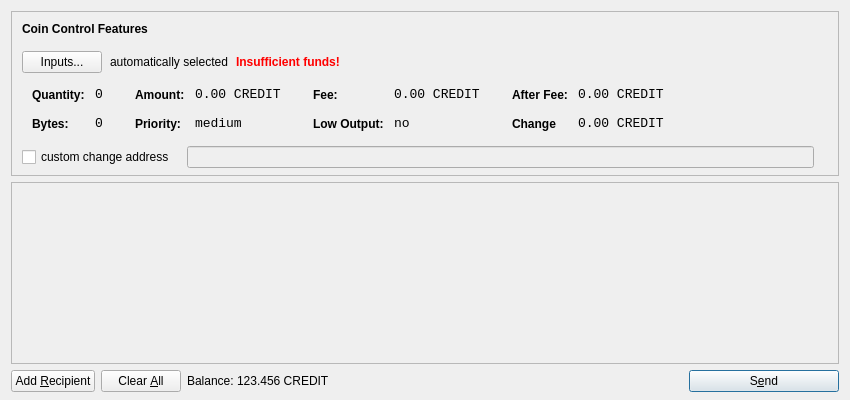
<?xml version="1.0" encoding="UTF-8"?>
<ui version="4.0">
 <class>SendCoinsDialog</class>
 <widget class="QDialog" name="SendCoinsDialog">
  <property name="geometry">
   <rect>
    <x>0</x>
    <y>0</y>
    <width>850</width>
    <height>400</height>
   </rect>
  </property>
  <property name="windowTitle">
   <string>Send Coins</string>
  </property>
  <layout class="QVBoxLayout" name="verticalLayout" stretch="0,1,0">
   <property name="bottomMargin">
    <number>8</number>
   </property>
   <item>
    <widget class="QFrame" name="frameCoinControl">
     <property name="sizePolicy">
      <sizepolicy hsizetype="Expanding" vsizetype="Expanding">
       <horstretch>0</horstretch>
       <verstretch>0</verstretch>
      </sizepolicy>
     </property>
     <property name="maximumSize">
      <size>
       <width>16777215</width>
       <height>16777215</height>
      </size>
     </property>
     <property name="frameShape">
      <enum>QFrame::StyledPanel</enum>
     </property>
     <property name="frameShadow">
      <enum>QFrame::Sunken</enum>
     </property>
     <layout class="QVBoxLayout" name="verticalLayoutCoinControl2">
      <property name="spacing">
       <number>-1</number>
      </property>
      <property name="leftMargin">
       <number>0</number>
      </property>
      <property name="topMargin">
       <number>0</number>
      </property>
      <property name="rightMargin">
       <number>0</number>
      </property>
      <property name="bottomMargin">
       <number>6</number>
      </property>
      <item>
       <layout class="QVBoxLayout" name="verticalLayoutCoinControl" stretch="0,0,0,0,1">
        <property name="spacing">
         <number>0</number>
        </property>
        <property name="leftMargin">
         <number>10</number>
        </property>
        <property name="topMargin">
         <number>10</number>
        </property>
        <item>
         <layout class="QHBoxLayout" name="horizontalLayoutCoinControl1">
          <property name="bottomMargin">
           <number>15</number>
          </property>
          <item>
           <widget class="QLabel" name="labelCoinControlFeatures">
            <property name="sizePolicy">
             <sizepolicy hsizetype="Preferred" vsizetype="Maximum">
              <horstretch>0</horstretch>
              <verstretch>0</verstretch>
             </sizepolicy>
            </property>
            <property name="font">
             <font>
              <weight>75</weight>
              <bold>true</bold>
             </font>
            </property>
            <property name="styleSheet">
             <string notr="true">font-weight:bold;</string>
            </property>
            <property name="text">
             <string>Coin Control Features</string>
            </property>
           </widget>
          </item>
         </layout>
        </item>
        <item>
         <layout class="QHBoxLayout" name="horizontalLayoutCoinControl2" stretch="0,0,0,0">
          <property name="spacing">
           <number>8</number>
          </property>
          <property name="bottomMargin">
           <number>10</number>
          </property>
          <item>
           <widget class="QPushButton" name="pushButtonCoinControl">
            <property name="styleSheet">
             <string notr="true"/>
            </property>
            <property name="text">
             <string>Inputs...</string>
            </property>
           </widget>
          </item>
          <item>
           <widget class="QLabel" name="labelCoinControlAutomaticallySelected">
            <property name="text">
             <string>automatically selected</string>
            </property>
            <property name="margin">
             <number>5</number>
            </property>
           </widget>
          </item>
          <item>
           <widget class="QLabel" name="labelCoinControlInsuffFunds">
            <property name="font">
             <font>
              <weight>75</weight>
              <bold>true</bold>
             </font>
            </property>
            <property name="styleSheet">
             <string notr="true">color:red;font-weight:bold;</string>
            </property>
            <property name="text">
             <string>Insufficient funds!</string>
            </property>
            <property name="margin">
             <number>5</number>
            </property>
           </widget>
          </item>
          <item>
           <spacer name="horizontalSpacerCoinControl">
            <property name="orientation">
             <enum>Qt::Horizontal</enum>
            </property>
            <property name="sizeHint" stdset="0">
             <size>
              <width>40</width>
              <height>1</height>
             </size>
            </property>
           </spacer>
          </item>
         </layout>
        </item>
        <item>
         <widget class="QWidget" name="widgetCoinControl" native="true">
          <property name="sizePolicy">
           <sizepolicy hsizetype="Preferred" vsizetype="Preferred">
            <horstretch>0</horstretch>
            <verstretch>0</verstretch>
           </sizepolicy>
          </property>
          <property name="minimumSize">
           <size>
            <width>0</width>
            <height>0</height>
           </size>
          </property>
          <property name="styleSheet">
           <string notr="true"/>
          </property>
          <layout class="QHBoxLayout" name="horizontalLayoutCoinControl5">
           <property name="margin">
            <number>0</number>
           </property>
           <item>
            <layout class="QHBoxLayout" name="horizontalLayoutCoinControl3" stretch="0,0,0,1">
             <property name="spacing">
              <number>20</number>
             </property>
             <property name="topMargin">
              <number>0</number>
             </property>
             <property name="bottomMargin">
              <number>10</number>
             </property>
             <item>
              <layout class="QFormLayout" name="formLayoutCoinControl1">
               <property name="horizontalSpacing">
                <number>10</number>
               </property>
               <property name="verticalSpacing">
                <number>14</number>
               </property>
               <property name="leftMargin">
                <number>10</number>
               </property>
               <property name="topMargin">
                <number>4</number>
               </property>
               <property name="rightMargin">
                <number>6</number>
               </property>
               <item row="0" column="0">
                <widget class="QLabel" name="labelCoinControlQuantityText">
                 <property name="styleSheet">
                  <string notr="true">font-weight:bold;</string>
                 </property>
                 <property name="text">
                  <string>Quantity:</string>
                 </property>
                 <property name="margin">
                  <number>0</number>
                 </property>
                </widget>
               </item>
               <item row="0" column="1">
                <widget class="QLabel" name="labelCoinControlQuantity">
                 <property name="font">
                  <font>
                   <family>Monospace</family>
                   <pointsize>10</pointsize>
                  </font>
                 </property>
                 <property name="cursor">
                  <cursorShape>IBeamCursor</cursorShape>
                 </property>
                 <property name="contextMenuPolicy">
                  <enum>Qt::ActionsContextMenu</enum>
                 </property>
                 <property name="text">
                  <string>0</string>
                 </property>
                 <property name="margin">
                  <number>0</number>
                 </property>
                 <property name="textInteractionFlags">
                  <set>Qt::LinksAccessibleByMouse|Qt::TextSelectableByKeyboard|Qt::TextSelectableByMouse</set>
                 </property>
                </widget>
               </item>
               <item row="1" column="0">
                <widget class="QLabel" name="labelCoinControlBytesText">
                 <property name="styleSheet">
                  <string notr="true">font-weight:bold;</string>
                 </property>
                 <property name="text">
                  <string>Bytes:</string>
                 </property>
                </widget>
               </item>
               <item row="1" column="1">
                <widget class="QLabel" name="labelCoinControlBytes">
                 <property name="font">
                  <font>
                   <family>Monospace</family>
                   <pointsize>10</pointsize>
                  </font>
                 </property>
                 <property name="cursor">
                  <cursorShape>IBeamCursor</cursorShape>
                 </property>
                 <property name="contextMenuPolicy">
                  <enum>Qt::ActionsContextMenu</enum>
                 </property>
                 <property name="text">
                  <string>0</string>
                 </property>
                 <property name="textInteractionFlags">
                  <set>Qt::LinksAccessibleByMouse|Qt::TextSelectableByKeyboard|Qt::TextSelectableByMouse</set>
                 </property>
                </widget>
               </item>
              </layout>
             </item>
             <item>
              <layout class="QFormLayout" name="formLayoutCoinControl2">
               <property name="horizontalSpacing">
                <number>10</number>
               </property>
               <property name="verticalSpacing">
                <number>14</number>
               </property>
               <property name="leftMargin">
                <number>6</number>
               </property>
               <property name="topMargin">
                <number>4</number>
               </property>
               <property name="rightMargin">
                <number>6</number>
               </property>
               <item row="0" column="0">
                <widget class="QLabel" name="labelCoinControlAmountText">
                 <property name="styleSheet">
                  <string notr="true">font-weight:bold;</string>
                 </property>
                 <property name="text">
                  <string>Amount:</string>
                 </property>
                 <property name="margin">
                  <number>0</number>
                 </property>
                </widget>
               </item>
               <item row="0" column="1">
                <widget class="QLabel" name="labelCoinControlAmount">
                 <property name="font">
                  <font>
                   <family>Monospace</family>
                   <pointsize>10</pointsize>
                  </font>
                 </property>
                 <property name="cursor">
                  <cursorShape>IBeamCursor</cursorShape>
                 </property>
                 <property name="contextMenuPolicy">
                  <enum>Qt::ActionsContextMenu</enum>
                 </property>
                 <property name="text">
                  <string>0.00 CREDIT</string>
                 </property>
                 <property name="textInteractionFlags">
                  <set>Qt::LinksAccessibleByMouse|Qt::TextSelectableByKeyboard|Qt::TextSelectableByMouse</set>
                 </property>
                </widget>
               </item>
               <item row="1" column="0">
                <widget class="QLabel" name="labelCoinControlPriorityText">
                 <property name="styleSheet">
                  <string notr="true">font-weight:bold;</string>
                 </property>
                 <property name="text">
                  <string>Priority:</string>
                 </property>
                </widget>
               </item>
               <item row="1" column="1">
                <widget class="QLabel" name="labelCoinControlPriority">
                 <property name="font">
                  <font>
                   <family>Monospace</family>
                   <pointsize>10</pointsize>
                  </font>
                 </property>
                 <property name="cursor">
                  <cursorShape>IBeamCursor</cursorShape>
                 </property>
                 <property name="contextMenuPolicy">
                  <enum>Qt::ActionsContextMenu</enum>
                 </property>
                 <property name="text">
                  <string>medium</string>
                 </property>
                 <property name="textInteractionFlags">
                  <set>Qt::LinksAccessibleByMouse|Qt::TextSelectableByKeyboard|Qt::TextSelectableByMouse</set>
                 </property>
                </widget>
               </item>
              </layout>
             </item>
             <item>
              <layout class="QFormLayout" name="formLayoutCoinControl3">
               <property name="horizontalSpacing">
                <number>10</number>
               </property>
               <property name="verticalSpacing">
                <number>14</number>
               </property>
               <property name="leftMargin">
                <number>6</number>
               </property>
               <property name="topMargin">
                <number>4</number>
               </property>
               <property name="rightMargin">
                <number>6</number>
               </property>
               <item row="0" column="0">
                <widget class="QLabel" name="labelCoinControlFeeText">
                 <property name="styleSheet">
                  <string notr="true">font-weight:bold;</string>
                 </property>
                 <property name="text">
                  <string>Fee:</string>
                 </property>
                 <property name="margin">
                  <number>0</number>
                 </property>
                </widget>
               </item>
               <item row="0" column="1">
                <widget class="QLabel" name="labelCoinControlFee">
                 <property name="font">
                  <font>
                   <family>Monospace</family>
                   <pointsize>10</pointsize>
                  </font>
                 </property>
                 <property name="cursor">
                  <cursorShape>IBeamCursor</cursorShape>
                 </property>
                 <property name="contextMenuPolicy">
                  <enum>Qt::ActionsContextMenu</enum>
                 </property>
                 <property name="text">
                  <string>0.00 CREDIT</string>
                 </property>
                 <property name="textInteractionFlags">
                  <set>Qt::LinksAccessibleByMouse|Qt::TextSelectableByKeyboard|Qt::TextSelectableByMouse</set>
                 </property>
                </widget>
               </item>
               <item row="1" column="0">
                <widget class="QLabel" name="labelCoinControlLowOutputText">
                 <property name="styleSheet">
                  <string notr="true">font-weight:bold;</string>
                 </property>
                 <property name="text">
                  <string>Low Output:</string>
                 </property>
                </widget>
               </item>
               <item row="1" column="1">
                <widget class="QLabel" name="labelCoinControlLowOutput">
                 <property name="font">
                  <font>
                   <family>Monospace</family>
                   <pointsize>10</pointsize>
                  </font>
                 </property>
                 <property name="cursor">
                  <cursorShape>IBeamCursor</cursorShape>
                 </property>
                 <property name="contextMenuPolicy">
                  <enum>Qt::ActionsContextMenu</enum>
                 </property>
                 <property name="text">
                  <string>no</string>
                 </property>
                 <property name="textInteractionFlags">
                  <set>Qt::LinksAccessibleByMouse|Qt::TextSelectableByKeyboard|Qt::TextSelectableByMouse</set>
                 </property>
                </widget>
               </item>
              </layout>
             </item>
             <item>
              <layout class="QFormLayout" name="formLayoutCoinControl4">
               <property name="horizontalSpacing">
                <number>10</number>
               </property>
               <property name="verticalSpacing">
                <number>14</number>
               </property>
               <property name="leftMargin">
                <number>6</number>
               </property>
               <property name="topMargin">
                <number>4</number>
               </property>
               <property name="rightMargin">
                <number>6</number>
               </property>
               <item row="0" column="0">
                <widget class="QLabel" name="labelCoinControlAfterFeeText">
                 <property name="styleSheet">
                  <string notr="true">font-weight:bold;</string>
                 </property>
                 <property name="text">
                  <string>After Fee:</string>
                 </property>
                 <property name="margin">
                  <number>0</number>
                 </property>
                </widget>
               </item>
               <item row="0" column="1">
                <widget class="QLabel" name="labelCoinControlAfterFee">
                 <property name="font">
                  <font>
                   <family>Monospace</family>
                   <pointsize>10</pointsize>
                  </font>
                 </property>
                 <property name="cursor">
                  <cursorShape>IBeamCursor</cursorShape>
                 </property>
                 <property name="contextMenuPolicy">
                  <enum>Qt::ActionsContextMenu</enum>
                 </property>
                 <property name="text">
                  <string>0.00 CREDIT</string>
                 </property>
                 <property name="textInteractionFlags">
                  <set>Qt::LinksAccessibleByMouse|Qt::TextSelectableByKeyboard|Qt::TextSelectableByMouse</set>
                 </property>
                </widget>
               </item>
               <item row="1" column="0">
                <widget class="QLabel" name="labelCoinControlChangeText">
                 <property name="styleSheet">
                  <string notr="true">font-weight:bold;</string>
                 </property>
                 <property name="text">
                  <string>Change</string>
                 </property>
                </widget>
               </item>
               <item row="1" column="1">
                <widget class="QLabel" name="labelCoinControlChange">
                 <property name="font">
                  <font>
                   <family>Monospace</family>
                   <pointsize>10</pointsize>
                  </font>
                 </property>
                 <property name="cursor">
                  <cursorShape>IBeamCursor</cursorShape>
                 </property>
                 <property name="contextMenuPolicy">
                  <enum>Qt::ActionsContextMenu</enum>
                 </property>
                 <property name="text">
                  <string>0.00 CREDIT</string>
                 </property>
                 <property name="textInteractionFlags">
                  <set>Qt::LinksAccessibleByMouse|Qt::TextSelectableByKeyboard|Qt::TextSelectableByMouse</set>
                 </property>
                </widget>
               </item>
              </layout>
             </item>
            </layout>
           </item>
          </layout>
         </widget>
        </item>
        <item>
         <layout class="QHBoxLayout" name="horizontalLayoutCoinControl4" stretch="0,0,0">
          <property name="spacing">
           <number>12</number>
          </property>
          <property name="sizeConstraint">
           <enum>QLayout::SetDefaultConstraint</enum>
          </property>
          <property name="topMargin">
           <number>5</number>
          </property>
          <property name="rightMargin">
           <number>5</number>
          </property>
          <item>
           <widget class="QCheckBox" name="checkBoxCoinControlChange">
            <property name="text">
             <string>custom change address</string>
            </property>
           </widget>
          </item>
          <item>
           <widget class="QLineEdit" name="lineEditCoinControlChange">
            <property name="enabled">
             <bool>false</bool>
            </property>
            <property name="sizePolicy">
             <sizepolicy hsizetype="Expanding" vsizetype="Fixed">
              <horstretch>0</horstretch>
              <verstretch>0</verstretch>
             </sizepolicy>
            </property>
           </widget>
          </item>
          <item>
           <widget class="QLabel" name="labelCoinControlChangeLabel">
            <property name="sizePolicy">
             <sizepolicy hsizetype="Preferred" vsizetype="Expanding">
              <horstretch>0</horstretch>
              <verstretch>0</verstretch>
             </sizepolicy>
            </property>
            <property name="minimumSize">
             <size>
              <width>0</width>
              <height>0</height>
             </size>
            </property>
            <property name="text">
             <string/>
            </property>
            <property name="margin">
             <number>3</number>
            </property>
           </widget>
          </item>
         </layout>
        </item>
        <item>
         <spacer name="verticalSpacerCoinControl">
          <property name="orientation">
           <enum>Qt::Vertical</enum>
          </property>
          <property name="sizeHint" stdset="0">
           <size>
            <width>800</width>
            <height>1</height>
           </size>
          </property>
         </spacer>
        </item>
       </layout>
      </item>
     </layout>
    </widget>
   </item>
   <item>
    <widget class="QScrollArea" name="scrollArea">
     <property name="widgetResizable">
      <bool>true</bool>
     </property>
     <widget class="QWidget" name="scrollAreaWidgetContents">
      <property name="geometry">
       <rect>
        <x>0</x>
        <y>0</y>
        <width>830</width>
        <height>165</height>
       </rect>
      </property>
      <layout class="QVBoxLayout" name="verticalLayout_2">
       <property name="margin">
        <number>0</number>
       </property>
       <item>
        <layout class="QVBoxLayout" name="entries">
         <property name="spacing">
          <number>6</number>
         </property>
        </layout>
       </item>
       <item>
        <spacer name="verticalSpacer">
         <property name="orientation">
          <enum>Qt::Vertical</enum>
         </property>
         <property name="sizeHint" stdset="0">
          <size>
           <width>20</width>
           <height>40</height>
          </size>
         </property>
        </spacer>
       </item>
      </layout>
     </widget>
    </widget>
   </item>
   <item>
    <layout class="QHBoxLayout" name="horizontalLayout">
     <item>
      <widget class="QPushButton" name="addButton">
       <property name="toolTip">
        <string>Send to multiple recipients at once</string>
       </property>
       <property name="text">
        <string>Add &amp;Recipient</string>
       </property>
       <property name="icon">
        <iconset resource="../bitcoin.qrc">
         <normaloff>:/icons/add</normaloff>:/icons/add</iconset>
       </property>
       <property name="autoDefault">
        <bool>false</bool>
       </property>
      </widget>
     </item>
     <item>
      <widget class="QPushButton" name="clearButton">
       <property name="sizePolicy">
        <sizepolicy hsizetype="Minimum" vsizetype="Fixed">
         <horstretch>0</horstretch>
         <verstretch>0</verstretch>
        </sizepolicy>
       </property>
       <property name="toolTip">
        <string>Remove all transaction fields</string>
       </property>
       <property name="text">
        <string>Clear &amp;All</string>
       </property>
       <property name="icon">
        <iconset resource="../bitcoin.qrc">
         <normaloff>:/icons/remove</normaloff>:/icons/remove</iconset>
       </property>
       <property name="autoRepeatDelay">
        <number>300</number>
       </property>
       <property name="autoDefault">
        <bool>false</bool>
       </property>
      </widget>
     </item>
     <item>
      <layout class="QHBoxLayout" name="horizontalLayout_2">
       <property name="spacing">
        <number>3</number>
       </property>
       <item>
        <widget class="QLabel" name="label">
         <property name="sizePolicy">
          <sizepolicy hsizetype="Preferred" vsizetype="Fixed">
           <horstretch>0</horstretch>
           <verstretch>0</verstretch>
          </sizepolicy>
         </property>
         <property name="text">
          <string>Balance:</string>
         </property>
        </widget>
       </item>
       <item>
        <widget class="QLabel" name="labelBalance">
         <property name="sizePolicy">
          <sizepolicy hsizetype="Preferred" vsizetype="Fixed">
           <horstretch>0</horstretch>
           <verstretch>0</verstretch>
          </sizepolicy>
         </property>
         <property name="cursor">
          <cursorShape>IBeamCursor</cursorShape>
         </property>
         <property name="text">
          <string>123.456 CREDIT</string>
         </property>
         <property name="textInteractionFlags">
          <set>Qt::LinksAccessibleByMouse|Qt::TextSelectableByKeyboard|Qt::TextSelectableByMouse</set>
         </property>
        </widget>
       </item>
      </layout>
     </item>
     <item>
      <spacer name="horizontalSpacer">
       <property name="orientation">
        <enum>Qt::Horizontal</enum>
       </property>
       <property name="sizeHint" stdset="0">
        <size>
         <width>40</width>
         <height>20</height>
        </size>
       </property>
      </spacer>
     </item>
     <item>
      <widget class="QPushButton" name="sendButton">
       <property name="minimumSize">
        <size>
         <width>150</width>
         <height>0</height>
        </size>
       </property>
       <property name="toolTip">
        <string>Confirm the send action</string>
       </property>
       <property name="text">
        <string>S&amp;end</string>
       </property>
       <property name="icon">
        <iconset resource="../bitcoin.qrc">
         <normaloff>:/icons/send</normaloff>:/icons/send</iconset>
       </property>
       <property name="default">
        <bool>true</bool>
       </property>
      </widget>
     </item>
    </layout>
   </item>
  </layout>
 </widget>
 <resources>
  <include location="../bitcoin.qrc"/>
 </resources>
 <connections/>
</ui>
